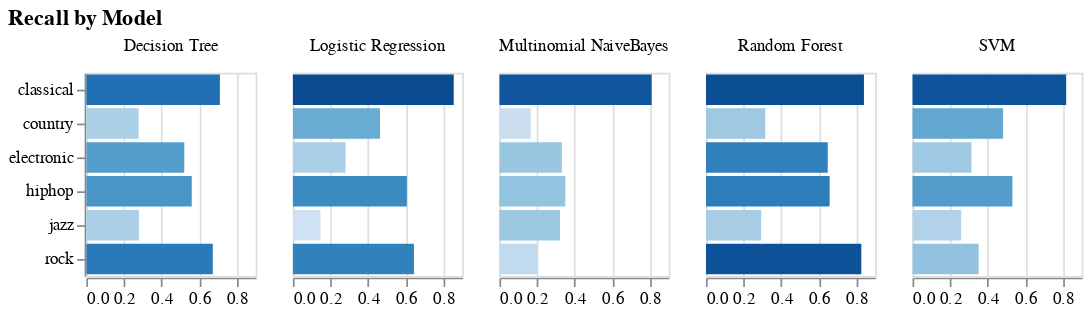

The code cell stored with this chart in its notebook:
### Code cell
#create chart to show score by genre 
alt.Chart(summary_recall).mark_bar().encode(
    x=alt.X('amount:Q', title=None),
    y=alt.Y('type:N', title=None),
    color=alt.Color('amount:Q', legend=None),
    column=alt.Column('index',
                      title=None)).transform_fold(as_=['type', 'amount'],
                                                  fold=in_scope_labels).properties(
                                                      width=100,
                                                      title='Recall by Model')

### Figure 1 — Vega specification as saved in the notebook (floating-point values rounded to 4 significant figures)
{"$schema": "https://vega.github.io/schema/vega/v5.json", "data": [{"name": "source_0", "values": [{"index": "Random Forest", "classical": 0.8397, "country": 0.3148, "electronic": 0.6472, "hiphop": 0.6574, "jazz": 0.2937, "rock": 0.8257, "accuracy": 0.7341, "macro avg": 0.5964, "weighted avg": 0.7341, "0": null, "1": null, "2": null, "3": null, "4": null, "5": null, "type": "rock", "amount": 0.8257, "amount_start": 0.0, "amount_end": 0.8257}, {"index": "Random Forest", "classical": 0.8397, "country": 0.3148, "electronic": 0.6472, "hiphop": 0.6574, "jazz": 0.2937, "rock": 0.8257, "accuracy": 0.7341, "macro avg": 0.5964, "weighted avg": 0.7341, "0": null, "1": null, "2": null, "3": null, "4": null, "5": null, "type": "electronic", "amount": 0.6472, "amount_start": 0.0, "amount_end": 0.6472}, {"index": "Random Forest", "classical": 0.8397, "country": 0.3148, "electronic": 0.6472, "hiphop": 0.6574, "jazz": 0.2937, "rock": 0.8257, "accuracy": 0.7341, "macro avg": 0.5964, "weighted avg": 0.7341, "0": null, "1": null, "2": null, "3": null, "4": null, "5": null, "type": "hiphop", "amount": 0.6574, "amount_start": 0.0, "amount_end": 0.6574}, {"index": "Random Forest", "classical": 0.8397, "country": 0.3148, "electronic": 0.6472, "hiphop": 0.6574, "jazz": 0.2937, "rock": 0.8257, "accuracy": 0.7341, "macro avg": 0.5964, "weighted avg": 0.7341, "0": null, "1": null, "2": null, "3": null, "4": null, "5": null, "type": "classical", "amount": 0.8397, "amount_start": 0.0, "amount_end": 0.8397}, {"index": "Random Forest", "classical": 0.8397, "country": 0.3148, "electronic": 0.6472, "hiphop": 0.6574, "jazz": 0.2937, "rock": 0.8257, "accuracy": 0.7341, "macro avg": 0.5964, "weighted avg": 0.7341, "0": null, "1": null, "2": null, "3": null, "4": null, "5": null, "type": "jazz", "amount": 0.2937, "amount_start": 0.0, "amount_end": 0.2937}, {"index": "Random Forest", "classical": 0.8397, "country": 0.3148, "electronic": 0.6472, "hiphop": 0.6574, "jazz": 0.2937, "rock": 0.8257, "accuracy": 0.7341, "macro avg": 0.5964, "weighted avg": 0.7341, "0": null, "1": null, "2": null, "3": null, "4": null, "5": null, "type": "country", "amount": 0.3148, "amount_start": 0.0, "amount_end": 0.3148}, {"index": "Decision Tree", "classical": 0.7099, "country": 0.2778, "electronic": 0.5207, "hiphop": 0.5603, "jazz": 0.2797, "rock": 0.6723, "accuracy": 0.601, "macro avg": 0.5034, "weighted avg": 0.601, "0": null, "1": null, "2": null, "3": null, "4": null, "5": null, "type": "rock", "amount": 0.6723, "amount_start": 0.0, "amount_end": 0.6723}, {"index": "Decision Tree", "classical": 0.7099, "country": 0.2778, "electronic": 0.5207, "hiphop": 0.5603, "jazz": 0.2797, "rock": 0.6723, "accuracy": 0.601, "macro avg": 0.5034, "weighted avg": 0.601, "0": null, "1": null, "2": null, "3": null, "4": null, "5": null, "type": "electronic", "amount": 0.5207, "amount_start": 0.0, "amount_end": 0.5207}, {"index": "Decision Tree", "classical": 0.7099, "country": 0.2778, "electronic": 0.5207, "hiphop": 0.5603, "jazz": 0.2797, "rock": 0.6723, "accuracy": 0.601, "macro avg": 0.5034, "weighted avg": 0.601, "0": null, "1": null, "2": null, "3": null, "4": null, "5": null, "type": "hiphop", "amount": 0.5603, "amount_start": 0.0, "amount_end": 0.5603}, {"index": "Decision Tree", "classical": 0.7099, "country": 0.2778, "electronic": 0.5207, "hiphop": 0.5603, "jazz": 0.2797, "rock": 0.6723, "accuracy": 0.601, "macro avg": 0.5034, "weighted avg": 0.601, "0": null, "1": null, "2": null, "3": null, "4": null, "5": null, "type": "classical", "amount": 0.7099, "amount_start": 0.0, "amount_end": 0.7099}, {"index": "Decision Tree", "classical": 0.7099, "country": 0.2778, "electronic": 0.5207, "hiphop": 0.5603, "jazz": 0.2797, "rock": 0.6723, "accuracy": 0.601, "macro avg": 0.5034, "weighted avg": 0.601, "0": null, "1": null, "2": null, "3": null, "4": null, "5": null, "type": "jazz", "amount": 0.2797, "amount_start": 0.0, "amount_end": 0.2797}, {"index": "Decision Tree", "classical": 0.7099, "country": 0.2778, "electronic": 0.5207, "hiphop": 0.5603, "jazz": 0.2797, "rock": 0.6723, "accuracy": 0.601, "macro avg": 0.5034, "weighted avg": 0.601, "0": null, "1": null, "2": null, "3": null, "4": null, "5": null, "type": "country", "amount": 0.2778, "amount_start": 0.0, "amount_end": 0.2778}, {"index": "SVM", "classical": 0.8168, "country": 0.4815, "electronic": 0.3131, "hiphop": 0.5309, "jazz": 0.2587, "rock": 0.3514, "accuracy": 0.3801, "macro avg": 0.4587, "weighted avg": 0.3801, "0": null, "1": null, "2": null, "3": null, "4": null, "5": null, "type": "rock", "amount": 0.3514, "amount_start": 0.0, "amount_end": 0.3514}, {"index": "SVM", "classical": 0.8168, "country": 0.4815, "electronic": 0.3131, "hiphop": 0.5309, "jazz": 0.2587, "rock": 0.3514, "accuracy": 0.3801, "macro avg": 0.4587, "weighted avg": 0.3801, "0": null, "1": null, "2": null, "3": null, "4": null, "5": null, "type": "electronic", "amount": 0.3131, "amount_start": 0.0, "amount_end": 0.3131}, {"index": "SVM", "classical": 0.8168, "country": 0.4815, "electronic": 0.3131, "hiphop": 0.5309, "jazz": 0.2587, "rock": 0.3514, "accuracy": 0.3801, "macro avg": 0.4587, "weighted avg": 0.3801, "0": null, "1": null, "2": null, "3": null, "4": null, "5": null, "type": "hiphop", "amount": 0.5309, "amount_start": 0.0, "amount_end": 0.5309}, {"index": "SVM", "classical": 0.8168, "country": 0.4815, "electronic": 0.3131, "hiphop": 0.5309, "jazz": 0.2587, "rock": 0.3514, "accuracy": 0.3801, "macro avg": 0.4587, "weighted avg": 0.3801, "0": null, "1": null, "2": null, "3": null, "4": null, "5": null, "type": "classical", "amount": 0.8168, "amount_start": 0.0, "amount_end": 0.8168}, {"index": "SVM", "classical": 0.8168, "country": 0.4815, "electronic": 0.3131, "hiphop": 0.5309, "jazz": 0.2587, "rock": 0.3514, "accuracy": 0.3801, "macro avg": 0.4587, "weighted avg": 0.3801, "0": null, "1": null, "2": null, "3": null, "4": null, "5": null, "type": "jazz", "amount": 0.2587, "amount_start": 0.0, "amount_end": 0.2587}, {"index": "SVM", "classical": 0.8168, "country": 0.4815, "electronic": 0.3131, "hiphop": 0.5309, "jazz": 0.2587, "rock": 0.3514, "accuracy": 0.3801, "macro avg": 0.4587, "weighted avg": 0.3801, "0": null, "1": null, "2": null, "3": null, "4": null, "5": null, "type": "country", "amount": 0.4815, "amount_start": 0.0, "amount_end": 0.4815}, {"index": "Multinomial NaiveBayes", "classical": 0.8092, "country": 0.1667, "electronic": 0.3319, "hiphop": 0.35, "jazz": 0.3217, "rock": 0.2027, "accuracy": 0.2893, "macro avg": 0.3637, "weighted avg": 0.2893, "0": null, "1": null, "2": null, "3": null, "4": null, "5": null, "type": "rock", "amount": 0.2027, "amount_start": 0.0, "amount_end": 0.2027}, {"index": "Multinomial NaiveBayes", "classical": 0.8092, "country": 0.1667, "electronic": 0.3319, "hiphop": 0.35, "jazz": 0.3217, "rock": 0.2027, "accuracy": 0.2893, "macro avg": 0.3637, "weighted avg": 0.2893, "0": null, "1": null, "2": null, "3": null, "4": null, "5": null, "type": "electronic", "amount": 0.3319, "amount_start": 0.0, "amount_end": 0.3319}, {"index": "Multinomial NaiveBayes", "classical": 0.8092, "country": 0.1667, "electronic": 0.3319, "hiphop": 0.35, "jazz": 0.3217, "rock": 0.2027, "accuracy": 0.2893, "macro avg": 0.3637, "weighted avg": 0.2893, "0": null, "1": null, "2": null, "3": null, "4": null, "5": null, "type": "hiphop", "amount": 0.35, "amount_start": 0.0, "amount_end": 0.35}, {"index": "Multinomial NaiveBayes", "classical": 0.8092, "country": 0.1667, "electronic": 0.3319, "hiphop": 0.35, "jazz": 0.3217, "rock": 0.2027, "accuracy": 0.2893, "macro avg": 0.3637, "weighted avg": 0.2893, "0": null, "1": null, "2": null, "3": null, "4": null, "5": null, "type": "classical", "amount": 0.8092, "amount_start": 0.0, "amount_end": 0.8092}, {"index": "Multinomial NaiveBayes", "classical": 0.8092, "country": 0.1667, "electronic": 0.3319, "hiphop": 0.35, "jazz": 0.3217, "rock": 0.2027, "accuracy": 0.2893, "macro avg": 0.3637, "weighted avg": 0.2893, "0": null, "1": null, "2": null, "3": null, "4": null, "5": null, "type": "jazz", "amount": 0.3217, "amount_start": 0.0, "amount_end": 0.3217}, {"index": "Multinomial NaiveBayes", "classical": 0.8092, "country": 0.1667, "electronic": 0.3319, "hiphop": 0.35, "jazz": 0.3217, "rock": 0.2027, "accuracy": 0.2893, "macro avg": 0.3637, "weighted avg": 0.2893, "0": null, "1": null, "2": null, "3": null, "4": null, "5": null, "type": "country", "amount": 0.1667, "amount_start": 0.0, "amount_end": 0.1667}, {"index": "Logistic Regression", "classical": 0.855, "country": 0.463, "electronic": 0.28, "hiphop": 0.6059, "jazz": 0.1469, "rock": 0.6435, "accuracy": 0.5227, "macro avg": 0.499, "weighted avg": 0.5227, "0": null, "1": null, "2": null, "3": null, "4": null, "5": null, "type": "rock", "amount": 0.6435, "amount_start": 0.0, "amount_end": 0.6435}, {"index": "Logistic Regression", "classical": 0.855, "country": 0.463, "electronic": 0.28, "hiphop": 0.6059, "jazz": 0.1469, "rock": 0.6435, "accuracy": 0.5227, "macro avg": 0.499, "weighted avg": 0.5227, "0": null, "1": null, "2": null, "3": null, "4": null, "5": null, "type": "electronic", "amount": 0.28, "amount_start": 0.0, "amount_end": 0.28}, {"index": "Logistic Regression", "classical": 0.855, "country": 0.463, "electronic": 0.28, "hiphop": 0.6059, "jazz": 0.1469, "rock": 0.6435, "accuracy": 0.5227, "macro avg": 0.499, "weighted avg": 0.5227, "0": null, "1": null, "2": null, "3": null, "4": null, "5": null, "type": "hiphop", "amount": 0.6059, "amount_start": 0.0, "amount_end": 0.6059}, {"index": "Logistic Regression", "classical": 0.855, "country": 0.463, "electronic": 0.28, "hiphop": 0.6059, "jazz": 0.1469, "rock": 0.6435, "accuracy": 0.5227, "macro avg": 0.499, "weighted avg": 0.5227, "0": null, "1": null, "2": null, "3": null, "4": null, "5": null, "type": "classical", "amount": 0.855, "amount_start": 0.0, "amount_end": 0.855}, {"index": "Logistic Regression", "classical": 0.855, "country": 0.463, "electronic": 0.28, "hiphop": 0.6059, "jazz": 0.1469, "rock": 0.6435, "accuracy": 0.5227, "macro avg": 0.499, "weighted avg": 0.5227, "0": null, "1": null, "2": null, "3": null, "4": null, "5": null, "type": "jazz", "amount": 0.1469, "amount_start": 0.0, "amount_end": 0.1469}, {"index": "Logistic Regression", "classical": 0.855, "country": 0.463, "electronic": 0.28, "hiphop": 0.6059, "jazz": 0.1469, "rock": 0.6435, "accuracy": 0.5227, "macro avg": 0.499, "weighted avg": 0.5227, "0": null, "1": null, "2": null, "3": null, "4": null, "5": null, "type": "country", "amount": 0.463, "amount_start": 0.0, "amount_end": 0.463}]}, {"name": "column_domain", "values": [{"index": "Random Forest", "count": 6}, {"index": "Decision Tree", "count": 6}, {"index": "SVM", "count": 6}, {"index": "Multinomial NaiveBayes", "count": 6}, {"index": "Logistic Regression", "count": 6}]}, {"name": "source_0_y_domain_type", "values": [{"type": "rock"}, {"type": "electronic"}, {"type": "hiphop"}, {"type": "classical"}, {"type": "jazz"}, {"type": "country"}]}, {"name": "source_0_color_domain_amount", "values": [{"min": 0.1469, "max": 0.855}]}], "signals": [{"name": "child_width", "value": 100}, {"name": "y_step", "value": 20}, {"name": "child_height", "update": "bandspace(domain('y').length, 0.1, 0.05) * y_step"}], "marks": [{"type": "group", "name": "row_header", "encode": {"update": {"height": {"signal": "child_height"}}}, "axes": [{"scale": "y", "zindex": 0, "grid": false, "orient": "left"}], "role": "row-header"}, {"type": "group", "name": "column_header", "from": {"data": "column_domain"}, "sort": {"field": "datum[\"index\"]", "order": "ascending"}, "encode": {"update": {"width": {"signal": "child_width"}}}, "title": {"text": {"signal": "isValid(parent[\"index\"]) ? parent[\"index\"] : \"\"+parent[\"index\"]"}, "frame": "group", "style": "guide-label", "offset": 10}, "role": "column-header"}, {"type": "group", "name": "column_footer", "from": {"data": "column_domain"}, "sort": {"field": "datum[\"index\"]", "order": "ascending"}, "encode": {"update": {"width": {"signal": "child_width"}}}, "axes": [{"scale": "x", "labelFlush": true, "grid": false, "labelOverlap": true, "tickCount": {"signal": "ceil(child_width/40)"}, "zindex": 0, "orient": "bottom"}], "role": "column-footer"}, {"type": "group", "name": "cell", "from": {"facet": {"data": "source_0", "name": "facet", "groupby": ["index"]}}, "sort": {"field": ["datum[\"index\"]"], "order": ["ascending"]}, "encode": {"update": {"height": {"signal": "child_height"}, "width": {"signal": "child_width"}}}, "marks": [{"type": "rect", "name": "child_marks", "from": {"data": "facet"}, "encode": {"update": {"x": {"field": "amount_end", "scale": "x"}, "fill": {"field": "amount", "scale": "color"}, "y": {"field": "type", "scale": "y"}, "height": {"signal": "max(0.25, bandwidth('y'))"}, "x2": {"field": "amount_start", "scale": "x"}}}, "style": ["bar"]}], "axes": [{"scale": "x", "maxExtent": 0, "zindex": 0, "orient": "bottom", "tickCount": {"signal": "ceil(child_width/40)"}, "ticks": false, "labels": false, "gridScale": "y", "aria": false, "domain": false, "grid": true, "minExtent": 0}], "style": "cell"}], "scales": [{"name": "x", "type": "linear", "domain": {"data": "source_0", "fields": ["amount_start", "amount_end"]}, "range": [0, {"signal": "child_width"}], "nice": true, "zero": true}, {"name": "y", "type": "band", "domain": {"data": "source_0_y_domain_type", "field": "type", "sort": true}, "range": {"step": {"signal": "y_step"}}, "paddingInner": 0.1, "paddingOuter": 0.05}, {"name": "color", "type": "linear", "domain": [{"signal": "(data(\"source_0_color_domain_amount\")[0] || {}).min"}, {"signal": "(data(\"source_0_color_domain_amount\")[0] || {}).max"}], "range": "ramp", "zero": false, "interpolate": "hcl"}], "title": {"text": "Recall by Model", "anchor": "start"}, "layout": {"padding": 20, "columns": {"signal": "length(data('column_domain'))"}, "bounds": "full", "align": "all"}, "background": "white", "padding": 5}
